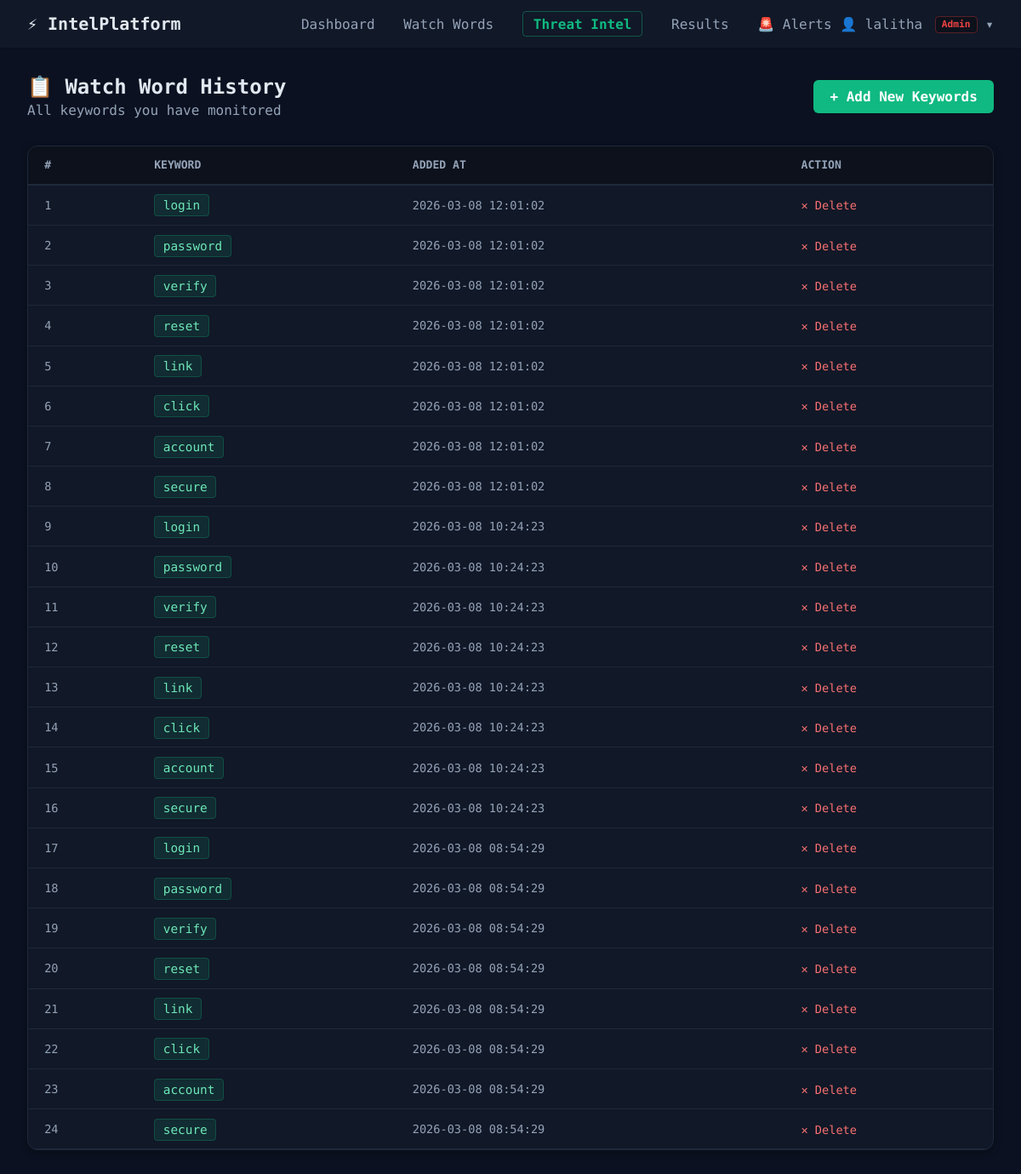
Screenshot of /watchword-history (signed in) with the database file from the repository.
### tables this page shows
CREATE TABLE watchwords (
                id INTEGER PRIMARY KEY AUTOINCREMENT,
                user_id INTEGER NOT NULL,
                keyword TEXT NOT NULL,
                added_at TIMESTAMP DEFAULT CURRENT_TIMESTAMP,
                FOREIGN KEY (user_id) REFERENCES users (id)
            );

### app.py (the view)
@app.route('/watchword-history')
@login_required
def watchword_history():
    db = get_db()
    words = db.execute('SELECT * FROM watchwords WHERE user_id=? ORDER BY added_at DESC', (session['user_id'],)).fetchall()
    return render_template('watchword_history.html', words=words)

### app.py (called while the page is built)
def login_required(f):
    @wraps(f)
    def decorated(*args, **kwargs):
        if 'user_id' not in session:
            return redirect(url_for('login'))
        return f(*args, **kwargs)
    return decorated

def get_db():
    conn = sqlite3.connect(DATABASE)
    conn.row_factory = sqlite3.Row
    return conn

@app.before_request
def before_request():
    init_db()

### templates/watchword_history.html (shortened to what this page needs)
{% extends 'base.html' %}
{% block content %}
<div style="margin-bottom:2rem;display:flex;justify-content:space-between;align-items:center;flex-wrap:wrap;gap:1rem;">
    <div>
        <h2 style="margin:0;">📋 Watch Word History</h2>
        <p style="color:var(--text-muted);margin:.25rem 0 0;">All keywords you have monitored</p>
    </div>
    {% if session.get('role') in ['Admin','Analyst'] %}
    <a href="{{ url_for('watchwords') }}" class="btn-primary" style="text-decoration:none;padding:.65rem 1.2rem;">+ Add New Keywords</a>
    {% endif %}
</div>
<div style="background:var(--card-bg);border-radius:12px;border:1px solid var(--border-color);overflow:hidden;box-shadow:0 2px 8px rgba(0,0,0,.3);">
    {% if words %}
    <table style="width:100%;border-collapse:collapse;">
        <thead style="background:rgba(0,0,0,.3);border-bottom:2px solid var(--border-color);">
            <tr>
                <th style="padding:.9rem 1.2rem;color:var(--text-muted);font-size:.82rem;text-transform:uppercase;text-align:left;">#</th>
                <th style="padding:.9rem 1.2rem;color:var(--text-muted);font-size:.82rem;text-transform:uppercase;text-align:left;">Keyword</th>
                <th style="padding:.9rem 1.2rem;color:var(--text-muted);font-size:.82rem;text-transform:uppercase;text-align:left;">Added At</th>
                {% if session.get('role') in ['Admin','Analyst'] %}
                <th style="padding:.9rem 1.2rem;color:var(--text-muted);font-size:.82rem;text-transform:uppercase;text-align:left;">Action</th>
                {% endif %}
            </tr>
        </thead>
        <tbody>
            {% for w in words %}
            <tr style="border-bottom:1px solid var(--border-color);">
                <td style="padding:.85rem 1.2rem;color:var(--text-muted);font-size:.85rem;">{{loop.index}}</td>
                <td style="padding:.85rem 1.2rem;">
                    <span style="background:rgba(16,185,129,.12);color:#6ee7b7;padding:.25rem .6rem;border-radius:4px;font-size:.9rem;border:1px solid rgba(16,185,129,.25);">{{ w['keyword'] }}</span>
                </td>
                <td style="padding:.85rem 1.2rem;color:var(--text-muted);font-size:.85rem;">{{ w['added_at'] }}</td>
                <td style="padding:.85rem 1.2rem;">
                    {% if session.get('role') in ['Admin','Analyst'] %}
                    <a href="{{ url_for('delete_watchword', wid=w['id']) }}" onclick="return confirm('Delete this keyword?')" style="color:#f87171;text-decoration:none;font-size:.85rem;">✕ Delete</a>
                    {% else %}
                    <span style="color:var(--text-muted);font-size:.82rem;">—</span>
                    {% endif %}
                </td>
            </tr>
            {% endfor %}
        </tbody>
    </table>
    {% endif %}
</div>
{% endblock %}

### static/css/style.css (style rules this page uses)
:root { --primary-color: #10b981; --primary-hover: #059669; --bg-color: #0b1120; --card-bg: #111827; --text-main: #e2e8f0; --text-muted: #94a3b8; --border-color: #1e293b; --danger: #ef4444; --warning: #f59e0b; --success: #10b981; }
body { margin: 0; font-family: 'Share Tech Mono', 'Courier New', monospace; background-color: var(--bg-color); color: var(--text-main); }
.btn-primary { background-color: var(--primary-color); color: white; border: none; padding: 0.75rem 1.5rem; border-radius: 6px; font-weight: 600; cursor: pointer; transition: background-color 0.2s; }

### rows the page displays
watchwords: keyword "login", added_at "2026-03-08 12:01:02"
watchwords: keyword "password", added_at "2026-03-08 12:01:02"
watchwords: keyword "verify", added_at "2026-03-08 12:01:02"
watchwords: keyword "reset", added_at "2026-03-08 12:01:02"
watchwords: keyword "link", added_at "2026-03-08 12:01:02"
watchwords: keyword "click", added_at "2026-03-08 12:01:02"
watchwords: keyword "account", added_at "2026-03-08 12:01:02"
watchwords: keyword "secure", added_at "2026-03-08 12:01:02"
watchwords: keyword "login", added_at "2026-03-08 10:24:23"
watchwords: keyword "password", added_at "2026-03-08 10:24:23"
watchwords: keyword "verify", added_at "2026-03-08 10:24:23"
watchwords: keyword "reset", added_at "2026-03-08 10:24:23"
watchwords: keyword "link", added_at "2026-03-08 10:24:23"
watchwords: keyword "click", added_at "2026-03-08 10:24:23"
watchwords: keyword "account", added_at "2026-03-08 10:24:23"
watchwords: keyword "secure", added_at "2026-03-08 10:24:23"
watchwords: keyword "login", added_at "2026-03-08 08:54:29"
watchwords: keyword "password", added_at "2026-03-08 08:54:29"
watchwords: keyword "verify", added_at "2026-03-08 08:54:29"
watchwords: keyword "reset", added_at "2026-03-08 08:54:29"
watchwords: keyword "link", added_at "2026-03-08 08:54:29"
watchwords: keyword "click", added_at "2026-03-08 08:54:29"
watchwords: keyword "account", added_at "2026-03-08 08:54:29"
watchwords: keyword "secure", added_at "2026-03-08 08:54:29"

### other values shown
{{ session.get('username') }} "lalitha"
{{ session.get('role','Viewer') }} "Admin"
